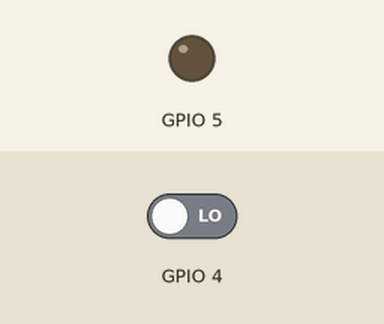
This sketch was run on a simulated ESP32. Parts: output pins drawn as LEDs (lit = HIGH). Inputs (shaded band) come from the test bench; at power-on: GPIO 4 LOW. WiFi joins after 1.5 s; servers stay silent unless stated; what the sketch prints to the serial monitor is not drawn.

Above: at 2.7 s.
2.8 s: GPIO 4 driven HIGH
At 4.5 s:
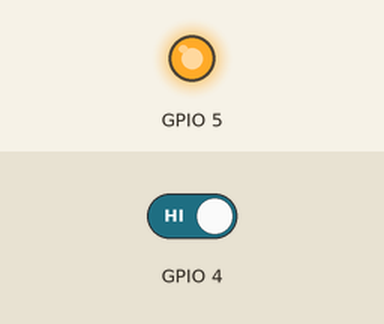
Timing chart, 0 to 6.0 s (numbered marks = the images above; inputs shaded):
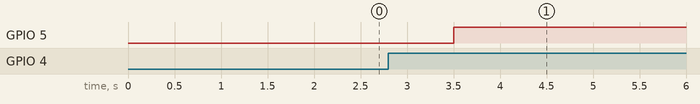

The sketch:

MonitoringStationESP32.ino
```cpp
/* Import the required modules */
#include "JAG_wificlient.h"
/* #include "JAG_webserver.h" */
#include "JAG_PIR.h"
#include "JAG_LED.h"
#include "JAG_httpclient.h"*/


JAG_wificlient wifi_client = JAG_wificlient("CHALETEMMANUEL","LOCKEDDOWN", true);
//JAG_webserver webserver = JAG_webserver(80);
JAG_PIR pir_sensor = JAG_PIR(4, false); // D2 GPIO4
JAG_LED LED_movement_detected = JAG_LED(5, false);// D1 GPIO5
/*JAG_httpclient httpClient = JAG_httpclient(true); // http client */

// 192.168.1.123 on COM5
void setup() {
  Serial.begin(115200);
  // setup WIFi
  wifi_client.connectToWireless();

  // setup Web Server
  //webserver.setup();
}

void loop() {
  // put your main code here, to run repeatedly:
  /*
  webserver.runServerInLoop();
  */
  bool MOVEMENT_DETECTED = pir_sensor.isMovementDetected();
  bool LED_ACTIVE;

  if (MOVEMENT_DETECTED) {
    LED_ACTIVE = true;
//    webserver.updateMovementDetected();
    LED_movement_detected.turnOnLED();
    //httpClient.makeHTTPRequest("http://192.168.1.122/alertMe");
    delay(5000); // to leave time for everything to catch up
  } else {
    LED_ACTIVE = false;
    LED_movement_detected.turnOffLED();
  }
   Serial.println("MOVEMENT_DETECTED");
   Serial.println(MOVEMENT_DETECTED);
   Serial.println("LED_ACTIVE");
   Serial.println(LED_ACTIVE);

}
```

JAG_LED.cpp
```cpp
#include "Arduino.h"
#include "JAG_LED.h"

// initialise

JAG_LED::JAG_LED(int pin, bool logSerial)
{
 logSerial_ = logSerial;
 pin_ = pin;
 pinMode(pin_,OUTPUT);
}

// Public Functions

void JAG_LED::turnOnLED() {
  digitalWrite(pin_, HIGH);
  if (logSerial_) {
    Serial.println("LED ON");
  }
}

void JAG_LED::turnOffLED() {
  digitalWrite(pin_, LOW);
  if (logSerial_) {
    Serial.println("LED OFF");
  }
}
```

JAG_LED.h
```cpp
/*
  JAG_LED.h - Library for LED via GPIO sensor on ESP32
  Created by John Gerhardt  20/12/2021
*/

#ifndef JAG_LED_h
#define JAG_LED_h

#include "Arduino.h"

class JAG_LED
{
  public:
    JAG_LED(int pin, bool logSerial);
    void turnOffLED();
    void turnOnLED();
    int pin_;
  private:
     bool logSerial_;

};

#endif
```

JAG_PIR.cpp
```cpp
#include "Arduino.h"
#include "JAG_PIR.h"

// initialise

JAG_PIR::JAG_PIR(int pin, bool logSerial)
{
 logSerial_ = logSerial;
 pin_ = pin;
 pinMode(pin_,INPUT);
}

// Public Functions

bool JAG_PIR::isMovementDetected() {
  bool isDetected = digitalRead(pin_);
  if(isDetected){
    if (logSerial_) {
      Serial.println("Presence detected");
    }
  } else {
      if (logSerial_) {
      Serial.println("NO Presence detected");
    }
  }
  delay(500);
  return isDetected;
}
```

JAG_PIR.h
```cpp
/*
  JAG_PIR.h - Library for PIR sensor on ESP32
  Created by John Gerhardt  19/12/2021
*/

#ifndef JAG_PIR_h
#define JAG_PIR_h

#include "Arduino.h"

class JAG_PIR
{
  public:
    JAG_PIR(int pin, bool logSerial);
    bool isMovementDetected();
    int pin_;
  private:
     bool logSerial_;
};

#endif
```

JAG_httpclient.cpp
```cpp
#include "Arduino.h"
#include "JAG_httpclient.h"

// initialise

JAG_httpclient::JAG_httpclient(bool logSerial)
{
 logSerial_ = logSerial;
}

// Public Functions

void JAG_httpclient::makeHTTPRequest(String toURL) {
  http.begin(wifiClient, toURL);
  int httpCode = http.GET();
  String payload = http.getString();
    if (logSerial_) {
      Serial.println(payload);
    }
  http.end();
}
```

JAG_httpclient.h
```cpp
/*
  JAG_httpclient.h - Library for http client on ESP8826
  Created by John Gerhardt  20/12/2021
*/

#ifndef JAG_httpclient_h
#define JAG_httpclient_h


#include "Arduino.h"
#include <HTTPClient.h>
#include <WiFiClient.h>

class JAG_httpclient
{
  public:
    JAG_httpclient(bool logSerial);
    void makeHTTPRequest(String toURL);
  private:
     bool logSerial_;
     HTTPClient http;
     WiFiClient wifiClient;
};

#endif
```

JAG_wificlient.cpp
```cpp
#include "Arduino.h"
#include "JAG_wificlient.h"

// initialise

JAG_wificlient::JAG_wificlient(char* SSID, char* key, bool logSerial)
{
 SSID_ = SSID;
 key_ = key;
 logSerial_ = logSerial;
}

// Public Functions

void JAG_wificlient::connectToWireless() {
 // We start by connecting to a WiFi network
  if (logSerial_) {
      Serial.println();
      Serial.println();
      Serial.print("Connecting to ");
      Serial.println(SSID_);
  }

  // Client mode
  WiFi.mode(WIFI_STA);
  WiFi.begin(SSID_, key_);
  if (logSerial_) {
    Serial.print("Awaiting Connection");
     while (WiFi.status() != WL_CONNECTED) {
        delay(500);
        Serial.print(".");
    }
  }

  if (logSerial_) {
    Serial.println("");
  }

  IP_ADDRESS = WiFi.localIP();

  if (logSerial_) {
    Serial.println("Connected to:");
    Serial.println(SSID_);
    Serial.println("with IP:");
    Serial.println(getIPAddress());

  }
}

String JAG_wificlient::getIPAddress() {
char ipAddr[16];
    snprintf(ipAddr,sizeof ipAddr,"%u.%u.%u.%u" ,(IP_ADDRESS & 0x000000ff)
                                                ,(IP_ADDRESS & 0x0000ff00) >> 8
                                                ,(IP_ADDRESS & 0x00ff0000) >> 16
                                                ,(IP_ADDRESS & 0xff000000) >> 24);
    // depending on the byte order your GetHostIp() returns the IP address in
    // you might need to reverse the above (i.e. print (ipAddress &0x000000ff)) first.
    return "%s", ipAddr;
}

char* JAG_wificlient::getConnectedSSID() {
  return SSID_;
}
```

JAG_wificlient.h
```cpp
/*
  JAG_webserver.h - Library for handling web server for ESP8826
  Created by John Gerhardt  10/10/2021
*/

#ifndef JAG_wificlient_h
#define JAG_wificlient_h

#include "Arduino.h"
#include <WiFi.h>
#include <WiFiClient.h>

class JAG_wificlient
{
  public:
    JAG_wificlient(char* SSID, char* key, bool logSerial);
    void connectToWireless();
    String getIPAddress();
    char* getConnectedSSID();
  private:
    char* SSID_;
    char* key_;
    bool logSerial_;
    uint32_t IP_ADDRESS;
};

#endif
```

Measured:
- after the input at 2.8 s, GPIO 5: LOW → HIGH after 0.70 s
